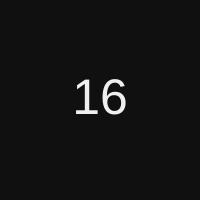
Frame 1 (no input)
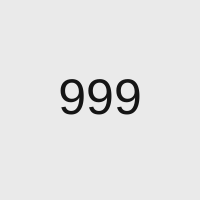
Frame 60 (no input)
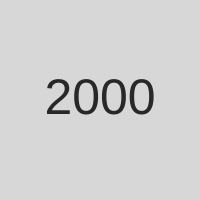
Frame 120 (the mouse pressed at the canvas centre since frame 60)

The p5.js sketch that drew these frames (run headless with seeded random() and noise() and a simulated clock; from frame 60 on, the mouse is pressed at the canvas centre):

// p5.js sketch
// ── sketch.js
function setup(){
  createCanvas(200, 200);

  // Align text center both horizontally and vertically.
  textAlign(CENTER, CENTER);
  textSize(50);
}

function draw(){
  // Store the current milliseconds in variable 'ms'.
  // We use floor to get rid of the decimal places. 
  let ms = floor(millis());
  
  // Calculate a colour for the background based on milliseconds.
  // Use the modulo operator to 'wrap around' at 255.
  let bgColour = ms % 255;
  background(bgColour);

  // Calculate a fill opposite to the background.
  let fillColour = 255 - bgColour;
  fill(fillColour);

  // Draw the millis at the center of the canvas.
  // NOTE: This number might be different from line 12 because some time has passed!
  text(ms, width / 2, height / 2);
}
